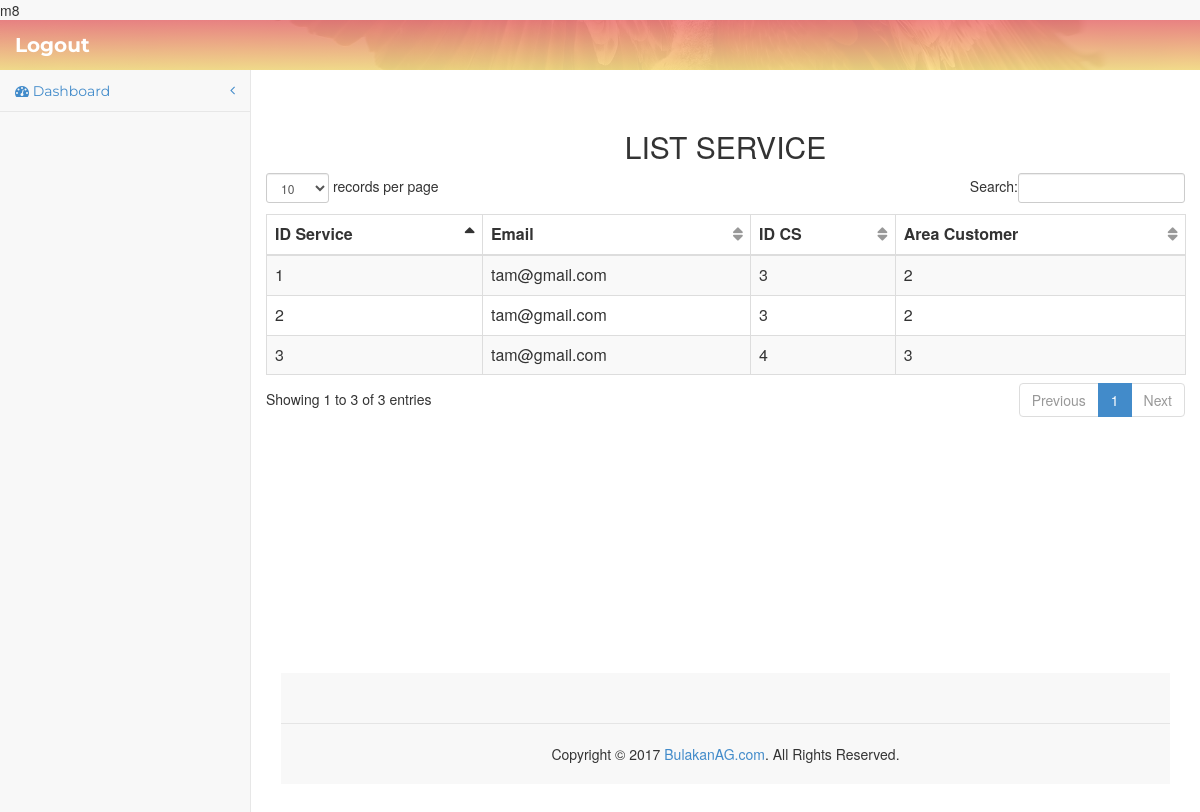
The app's page /index.php/service with its own data.
### tables this page shows
CREATE TABLE `service` (
  `id_service` int(200) NOT NULL,
  `email` varchar(300) NOT NULL,
  `id_cs` int(200) NOT NULL,
  `area_cust` varchar(300) NOT NULL
);

### application/models/Service_model.php (called while the page is built, shortened)
<?php
class Service_model extends CI_Model
{
	public $service		= 'service';
	public $id			= 'id_service';
	public $order		= 'ASC';
	function ambil_data1(){
		$this->db->order_by($this->id,$this->order);
		return $this->db->get($this->service)->result();
	}
}
 ?> m8

### application/controllers/Service.php (called while the page is built, shortened)
<?php
class Service extends CI_Controller
{
	function __construct()
	{
		$this->load->model('Service_model');
		$this->load->model('Customer_model');
		$this->load->model('Cs_model');
	}
	function index()
	{
		$data['service'] = $this->Service_model->ambil_data1();
		$this->load->view('Service/Service_list',$data);
	}
}
 ?>

### index.php (called while the page is built, shortened)
<?php
require_once BASEPATH.'core/CodeIgniter.php';

### application/views/Service/Service_list.php (the view, shortened to what this page needs)
<br>
<br>
<center><h2>List Service</h2></center>
<div class="row">
	<table id="example" class="table table-striped table-bordered">
		<thead>
			<tr>
				<th>ID Service</th>
				<th>Email</th>
				<th>ID CS</th>
				<th>Area Customer</th>
			</tr>
		</thead>
		<tbody>
			<?php foreach ($service as $key => $value) { ?>
				<tr>
					<td><?php echo $value->id_service; ?></td>
					<td><?php echo $value->email; ?></td>
					<td><?php echo $value->id_cs; ?></td>
					<td><?php echo $value->area_cust; ?></td>
				</tr>
				<?php } ?>
			</tbody>
	</table>
</div>

### assets/css/template.css (style rules this page uses)
html, body { line-height: 1.7; margin: 0; padding: 0; }
body { color: #999; font-size: 13px; font-weight: 400; overflow-x: hidden; position: relative; font-family: 'Roboto', sans-serif; }
h1, h2, h3, h4, h5, h6 { margin: 5px 0 10px; color: #333; text-transform: uppercase; font-family: 'Montserrat', sans-serif; }
h1, h2 { font-weight: 300; }
h2 { font-size: 1.8em; }

### assets/css/sb-admin-2.css (style rules this page uses)
body { background-color: #f8f8f8; }
table.dataTable thead .sorting, table.dataTable thead .sorting_asc, table.dataTable thead .sorting_desc, table.dataTable thead .sorting_asc_disabled, table.dataTable thead .sorting_desc_disabled { background: transparent; }
table.dataTable thead .sorting_asc:after { content: "\f0de"; float: right; font-family: fontawesome; }
table.dataTable thead .sorting:after { content: "\f0dc"; float: right; font-family: fontawesome; color: rgba(50, 50, 50, 0.5); }

### records on screen
service: id_service "1", email "tam@gmail.com", id_cs "3", area_cust "2"
service: id_service "2", email "tam@gmail.com", id_cs "3", area_cust "2"
service: id_service "3", email "tam@gmail.com", id_cs "4", area_cust "3"
